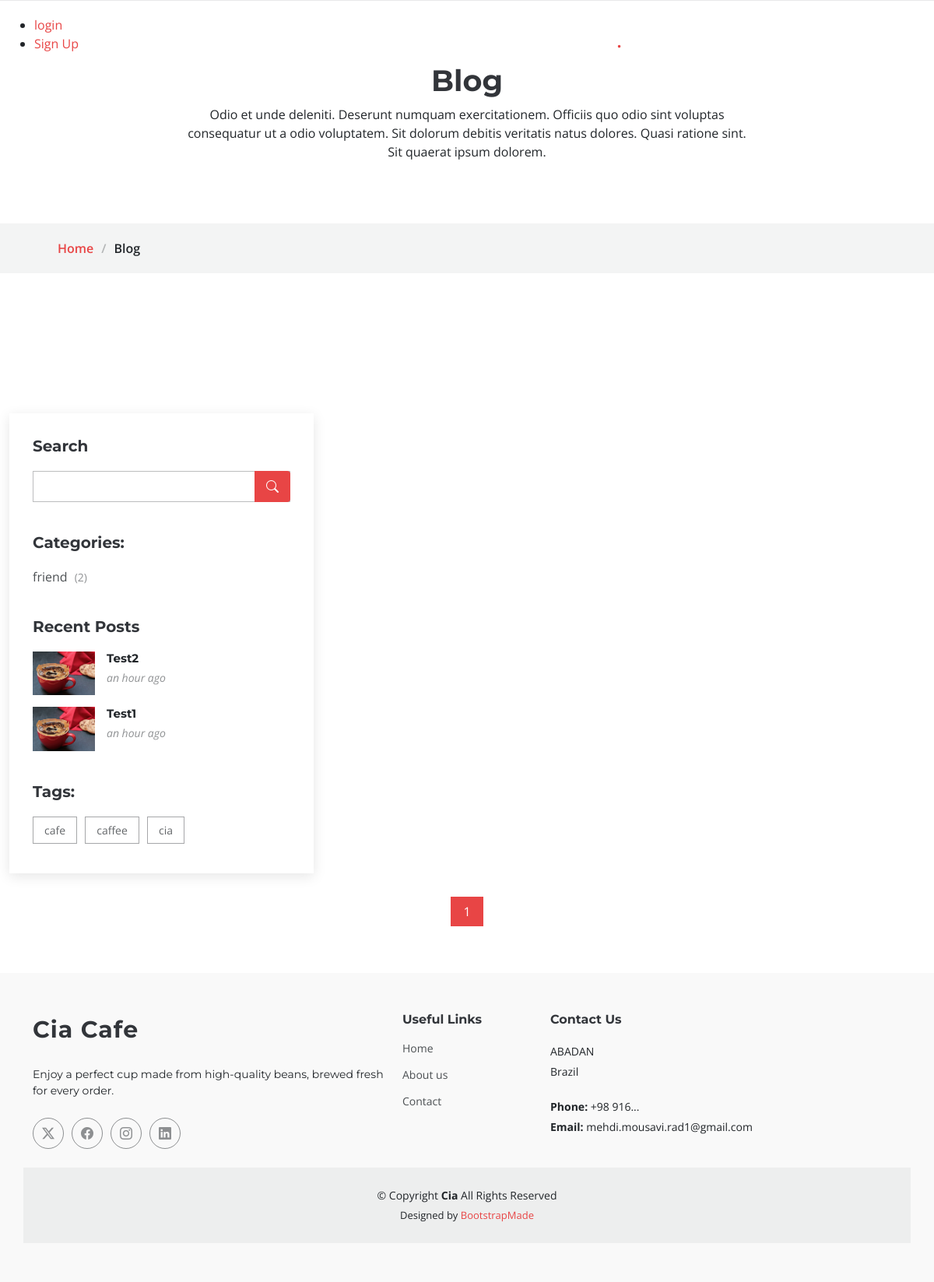
/blog/category/cafe, run on the app's committed database.
### blog/models.py (models this page shows, shortened)
class Categories(models.Model):
    name = models.CharField(max_length=200)
    def __str__(self):
        return self.name

class Post(models.Model):
    title = models.CharField(max_length=200)
    content = RichTextField()
    author = models.ForeignKey(User,on_delete=models.SET_NULL, null = True)
    image = models.ImageField(upload_to='blog/',default='blog/blog-img2.png')
    profile = models.ImageField(upload_to='blog/profile/',default='blog/profile/profile.jpg')
    tags = TaggableManager()
    status_type = models.TextChoices("status_type",'published unpublished')
    status = models.CharField(blank=True, choices=status_type.choices, max_length=15)
    category = models.ManyToManyField(Categories)
    login_required = models.BooleanField(default=False)
    counted_views = models.IntegerField(default = 0)
    created_date = models.DateTimeField(auto_now_add=True)
    pub_date = models.DateTimeField(null=True)
    updated_date = models.DateTimeField(auto_now=True)
    class Meta:
        ordering = ['-pub_date']

### blog/views.py (the view)
# urls.py: path('',blog_view,name='main'),
def blog_view(request, **kwargs):
    posts = Post.objects.filter(
        pub_date__lte=timezone.now(),
        status='published'
    ).order_by('-pub_date')
    if kwargs.get('author_user'):
        posts = posts.filter(author__username=kwargs['author_user'])
    if kwargs.get('cat_name'):
        posts = posts.filter(category__name=kwargs['cat_name'])
    if kwargs.get('tag_name'):
        posts = posts.filter(tags__name=kwargs['tag_name'])
    paginator = Paginator(posts, 6)
    page_number = request.GET.get('page')
    try:
        posts = paginator.page(page_number)
    except PageNotAnInteger:
        posts = paginator.page(1)
    except EmptyPage:
        posts = paginator.page(1)
    context = {'posts': posts}
    return render(request, 'blog/blog.html', context)

### blog/templatetags/blog_tags.py (called while the page is built)
@register.inclusion_tag('blog/blog_recent.html')
def blog_latest(args=3):
    posts = Post.objects.filter(
        status='published',
        pub_date__lte=timezone.now()
    ).order_by('-pub_date')[:args]
    return {'posts': posts}

@register.inclusion_tag('blog/blog_tags.html')
def blog_tags():
    tags = Tag.objects.all()
    tag_list = []
    for name in tags:
        tag_list.append(name)
    return {'tags': tag_list}

@register.inclusion_tag('blog/blog_cat.html')
def postcategories():
    posts = Post.objects.filter(status='published')
    categories = Categories.objects.all()
    cat_dict = {}
    for name in categories:
        cat_dict[name] = posts.filter(category=name).count()
    return {'categories': cat_dict}

### templates/blog/blog.html (shortened to what this page needs)
{% extends 'base.html' %}
{% load static %}
{% load humanize %}
{% load blog_tags %}
{% block content %}
  <main class="main">
    <div class="page-title" data-aos="fade">
      <div class="heading">
        <div class="container">
          <div class="row d-flex justify-content-center text-center">
            <div class="col-lg-8">
              <h1>Blog</h1>
              <p class="mb-0">Odio et unde deleniti. Deserunt numquam exercitationem. Officiis quo odio sint voluptas consequatur ut a odio voluptatem. Sit dolorum debitis veritatis natus dolores. Quasi ratione sint. Sit quaerat ipsum dolorem.</p>
            </div>
          </div>
        </div>
      </div>
      <nav class="breadcrumbs">
        <div class="container">
          <ol>
            <li>
              <a href="{% url 'website:index' %}">Home</a>
            </li>
            <li class="current">Blog</li>
          </ol>
        </div>
      </nav>
    </div>
    <div class="row" style="margin-left: 0px;">
      <section id="blog-posts" class="col-lg-8 blog-posts section">
      </section>
      <div class="col-lg-4 sidebar" style="width: 415px;">
        <div class="widgets-container">
          {% include 'blog/blog_search.html' %}
          {% postcategories %}
          {% blog_latest %}
          {% blog_tags %}
        </div>
      </div>
    </div>
    <section id="blog-pagination" class="blog-pagination section">
      <div class="container">
        <div class="d-flex justify-content-center">
          <ul>
            {% for page in posts.paginator.page_range %}
              {% if posts.number == page %}
                <li>
                  <a href="?page={{ page }}" class="active">{{ page }}</a>
                </li>
              {% else %}
                <li>
                  <a href="?page={{ page }}">{{ page }}</a>
                </li>
              {% endif %}
            {% endfor %}
          </ul>
        </div>
      </div>
    </section>
  </main>
{% endblock %}

### templates/blog/blog_cat.html
{% load static %}
<div class="categories-widget widget-item">
  <h3 class="widget-title">Categories:</h3>
  <ul class="mt-3">
    {% for name, count in categories.items %}
      <li>
        <a href="{% url 'blog:category' cat_name=name %}">{{ name }} <span>({{ count }})</span></a>
      </li>
    {% endfor %}
  </ul>
</div>

### templates/blog/blog_recent.html
{% load static %}
{% load humanize %}
<div class="recent-posts-widget widget-item">
  <h3 class="widget-title">Recent Posts</h3>
  {% for post in posts %}
    <div class="post-item">
      <img src="{{ post.image.url }}" alt="" class="flex-shrink-0" />
      <div>
        <h4><a href="{% url 'blog:single' pid=post.id %}">{{ post.title }}</a></h4>
        <time datetime="2020-01-01">{{ post.pub_date|naturaltime }}</time>
      </div>
    </div>
  {% endfor %}
</div>

### templates/blog/blog_tags.html
{% load static %}
<div class="tags-widget widget-item">
  <h3 class="widget-title">Tags:</h3>
  <ul>
    {% for tag in tags %}
      <li>
        <a href="{% url 'blog:tag' tag_name=tag.name %}">{{ tag.name }}</a>
      </li>
    {% endfor %}
  </ul>
</div>

### static/assets/css/main.css (style rules this page uses)
:root { --default-font: "Open Sans", system-ui, -apple-system, "Segoe UI", Roboto, "Helvetica Neue", Arial, "Noto Sans", "Liberation Sans", sans-serif, "Apple Color Emoji", "Segoe UI Emoji", "Segoe UI Symbol", "Noto Color Emoji"; --heading-font: "Montserrat", sans-serif; --nav-font: "Poppins", sans-serif; }
:root { --background-color: #ffffff; --default-color: #212529; --heading-color: #32353a; --accent-color: #e84545; --surface-color: #ffffff; --contrast-color: #ffffff; }
:root { --nav-color: #3a3939; --nav-hover-color: #e84545; --nav-mobile-background-color: #ffffff; --nav-dropdown-background-color: #ffffff; --nav-dropdown-color: #3a3939; --nav-dropdown-hover-color: #e84545; }
:root { scroll-behavior: smooth; }
body { color: var(--default-color); background-color: var(--background-color); font-family: var(--default-font); }
a { color: var(--accent-color); text-decoration: none; transition: 0.3s; }
h1, h2, h3, h4, h5, h6 { color: var(--heading-color); font-family: var(--heading-font); }
.page-title { color: var(--default-color); background-color: var(--background-color); position: relative; }
.page-title .heading { padding: 80px 0; border-top: 1px solid color-mix(in srgb, var(--default-color), transparent 90%); }
.page-title .heading h1 { font-size: 38px; font-weight: 700; }
.page-title nav { background-color: color-mix(in srgb, var(--default-color), transparent 95%); padding: 20px 0; }
.page-title nav ol { display: flex; flex-wrap: wrap; list-style: none; margin: 0; font-size: 16px; font-weight: 600; }
.page-title nav ol li+li { padding-left: 10px; }
.page-title nav ol li+li::before { content: "/"; display: inline-block; padding-right: 10px; color: color-mix(in srgb, var(--default-color), transparent 70%); }
section, .section { color: var(--default-color); background-color: var(--background-color); padding: 60px 0; scroll-margin-top: 98px; overflow: clip; }
.blog-pagination { padding-top: 0; color: color-mix(in srgb, var(--default-color), transparent 40%); }
.blog-pagination ul { display: flex; padding: 0; margin: 0; list-style: none; }
.blog-pagination li { margin: 0 5px; transition: 0.3s; }
.blog-pagination li a { color: color-mix(in srgb, var(--default-color), transparent 40%); padding: 7px 16px; display: flex; align-items: center; justify-content: center; }
.blog-pagination li a.active, .blog-pagination li a:hover { background: var(--accent-color); color: var(--contrast-color); }
.widgets-container { background-color: var(--surface-color); padding: 30px; margin: 60px 0 30px 0; box-shadow: 0 4px 16px rgba(0, 0, 0, 0.1); }
.widget-title { color: var(--heading-color); font-size: 20px; font-weight: 700; padding: 0; margin: 0 0 20px 0; }
.widget-item { margin-bottom: 40px; }
.widget-item:last-child { margin-bottom: 0; }
.categories-widget ul { list-style: none; padding: 0; margin: 0; }
.categories-widget ul li { padding-bottom: 10px; }
.categories-widget ul li:last-child { padding-bottom: 0; }
.categories-widget ul a { color: color-mix(in srgb, var(--default-color), transparent 20%); transition: 0.3s; }
.categories-widget ul a span { padding-left: 5px; color: color-mix(in srgb, var(--default-color), transparent 50%); font-size: 14px; }
.recent-posts-widget .post-item { display: flex; margin-bottom: 15px; }
.recent-posts-widget .post-item:last-child { margin-bottom: 0; }
.recent-posts-widget .post-item img { width: 80px; margin-right: 15px; }
.recent-posts-widget .post-item h4 { font-size: 15px; font-weight: bold; margin-bottom: 5px; }
.recent-posts-widget .post-item h4 a { color: var(--default-color); transition: 0.3s; }
.recent-posts-widget .post-item time { display: block; font-style: italic; font-size: 14px; color: color-mix(in srgb, var(--default-color), transparent 50%); }
.tags-widget { margin-bottom: -10px; }
.tags-widget ul { list-style: none; padding: 0; margin: 0; }
.tags-widget ul li { display: inline-block; }
.tags-widget ul a { color: color-mix(in srgb, var(--default-color), transparent 30%); font-size: 14px; padding: 6px 14px; margin: 0 6px 8px 0; border: 1px solid color-mix(in srgb, var(--default-color), transparent 60%); display: inline-block; transition: 0.3s; }
.col-lg-4 { position: relative; }

### data on the page
Categories: name "friend", count "2"
Post: image (picture), title "Test2", pub_date "an hour ago"
Post: image (picture), title "Test1", pub_date "an hour ago"
Tag: name "cafe"
Tag: name "caffee"
Tag: name "cia"

### other printed values
{{ page }} "1"
